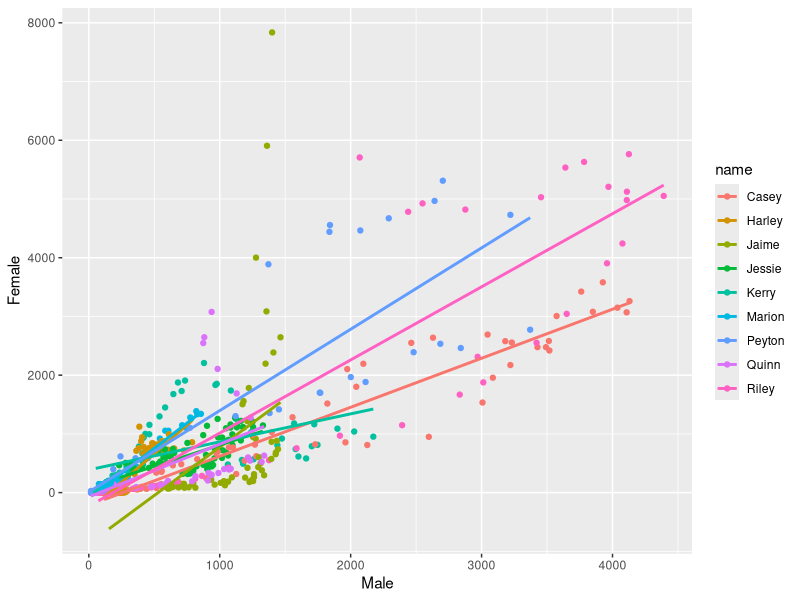

The R script that drew this image:
# Run the code below to set up the data
# Add labels to the plot
# - Title: Unisex Name Popularity
# - x: # of Male Babies per Year
# - y: # of Female Babies per Year
# - legend (color): Name

# Bonus: add additional information in a subtitle or caption

library(tidyverse)
# Load and reshape data
unisex_data <- read_csv("data/unisex.csv")
unisex_data <- unisex_data %>%
  select(-prop) %>%
  spread(sex, n, fill=0)
unisex_data

# make a scatterplot: add labels
ggplot(unisex_data, aes(x=Male, y=Female, color=name)) + 
  geom_point() +
  geom_smooth(method="lm", se=FALSE) 

